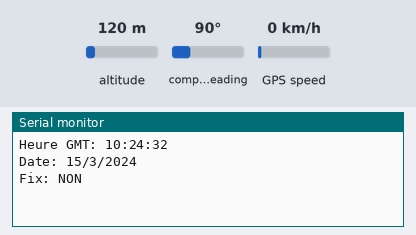
A sketch run on a simulated Arduino Uno, built with avr-gcc and run on an emulated ATmega328P. Parts: the last lines printed to the serial monitor. The test bench sets the inputs (shaded band); at power-on: altitude 120 m, GPS speed 0 km/h, compass heading 90°. The GPS gets a fix after 3 s at 37.7749, -122.4194 with 8 satellites.

Above: at 3.2 s.
3.3 s: altitude set to 20 m
At 4.6 s:
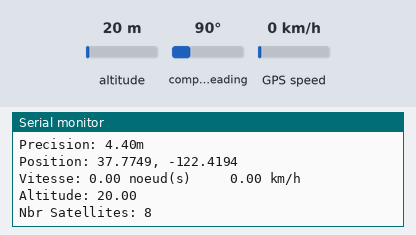
5.5 s: GPS speed set to 2 km/h
At 6.8 s:
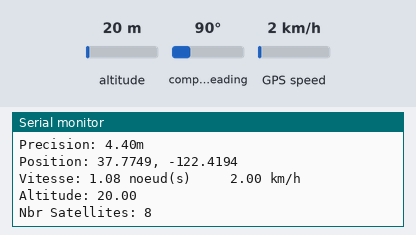
7.0 s: altitude set to 250 m
At 8.8 s:
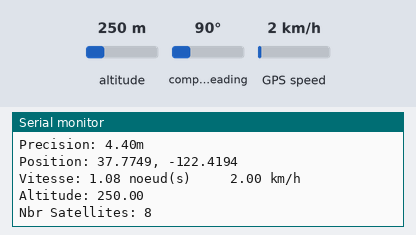
Timing chart, 0 to 10.3 s (numbered marks = the images above; inputs shaded):
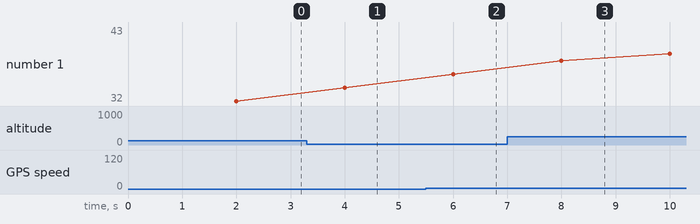

Measured:
- after the input at 3.3 s, the serial monitor: prints a new line after 0.72 s (image 1)
- after the input at 5.5 s, the serial monitor: prints a new line after 0.51 s (image 2)
- after the input at 7.0 s, the serial monitor: prints a new line after 1.0 s (image 3)

The sketch:

GPSdataMAG.ino
```cpp
#include <TimerOne.h>
#include <Adafruit_GPS.h>
#include <SoftwareSerial.h>

// RX sur 3, TX sur 2
SoftwareSerial softSerial(3, 2);
Adafruit_GPS GPS(&softSerial);

unsigned long previousMillis = 0;
#define PAUSE 2000

// fonction appelé lors de l'interruption
void lectureGPS() {
  char c = GPS.read();
}

// Affichage d'une valeur sur deux chiffres
void print2digits(int val, Stream &console) {
  // si <10 alors on préfixe d'un 0
  console.print(val < 10 ? "0" : "");
  console.print(val, DEC);
}

void setup(){
  Serial.begin(115200);
  GPS.begin(4800);

  // une interruption à chaque milliseconde
  Timer1.initialize(1000);
  Timer1.attachInterrupt(lectureGPS);

  delay(2000);
}

void loop() {
  unsigned long currentMillis = millis();

  // On a un message NMEA
  if (GPS.newNMEAreceived()) {
    // S'il n'est pas lisible
    if (!GPS.parse(GPS.lastNMEA()))
      // on abandonne
      return;
  }

  // toutes les PAUSE millisecondes
  if(currentMillis - previousMillis >= PAUSE) {
    previousMillis = currentMillis;

    // on affiche les données de base
    Serial.print("\nHeure GMT: ");
    print2digits(GPS.hour,Serial); Serial.print(':');
    print2digits(GPS.minute,Serial); Serial.print(':');
    print2digits(GPS.seconds,Serial);
    Serial.println("");
    Serial.print("Date: ");
    Serial.print(GPS.day, DEC); Serial.print('/');
    Serial.print(GPS.month, DEC); Serial.print("/20");
    Serial.println(GPS.year, DEC);
    Serial.print("Fix: "); Serial.println((int)GPS.fix >0 ? "OUI" : "NON");
    // Si le récepteur GPS a pu calculer une position on
    // affiche plus d'informations
    if (GPS.fix) {
      Serial.print("Qualite: "); Serial.println(GPS.fixquality);
      Serial.print("HDOP: "); Serial.println(GPS.HDOP,2);
      Serial.print("Precision: "); Serial.print(GPS.HDOP*4,2); Serial.println("m");
      Serial.print("Position: ");
      Serial.print(GPS.latitudeDegrees, 4);
      Serial.print(", ");
      Serial.println(GPS.longitudeDegrees, 4);

      Serial.print("Vitesse: ");
      Serial.print(GPS.speed,2); Serial.print(" noeud(s)     ");
      Serial.print((GPS.speed*1.852),2); Serial.println(" km/h");
      Serial.print("Altitude: "); Serial.println(GPS.altitude);
      Serial.print("Nbr Satellites: "); Serial.println((int)GPS.satellites);
    }
  }
}
```
